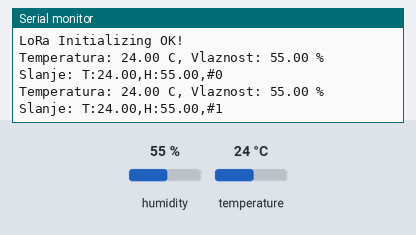
A sketch run on a simulated ESP32. Parts: the last lines printed to the serial monitor. The test bench sets the inputs (shaded band); at power-on: humidity 55 %, temperature 24 °C. No radio packets arrive unless stated.

Above: at 10.8 s.
10.9 s: humidity set to 22 %
At 20.7 s:
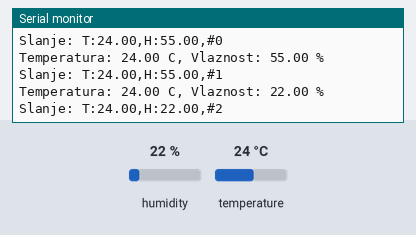
20.9 s: temperature set to 12 °C
At 30.7 s:
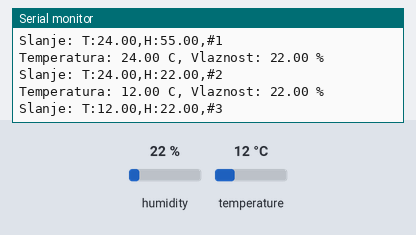
30.9 s: humidity set to 40 %
At 41.5 s:
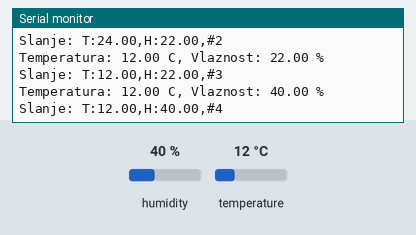
Timing chart, 0 to 43.0 s (numbered marks = the images above; inputs shaded):
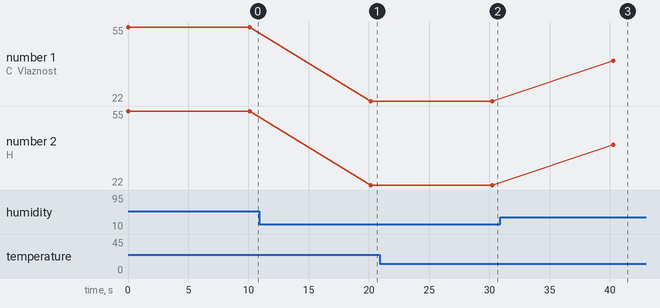

Measured:
- after the input at 10.9 s, the serial monitor: prints a new line after 9.3 s (image 1)
- after the input at 20.9 s, the serial monitor: prints a new line after 9.3 s (image 2)
- after the input at 30.9 s, the serial monitor: prints a new line after 9.4 s (image 3)
- plotted number 1: 55 → 22 after the input at 10.9 s, 22 → 40 after the input at 30.9 s
- plotted number 2: 55 → 22 after the input at 10.9 s, 22 → 40 after the input at 30.9 s

The sketch:

senderesp32.ino
```cpp
#include <SPI.h>
#include <LoRa.h>
#include <DHT.h>

// LoRa pins
#define ss 5
#define rst 14
#define dio0 2

// DHT22 pins
#define DHTPIN 4
#define DHTTYPE DHT22

DHT dht(DHTPIN, DHTTYPE);

int counter = 0;

void setup() {
  Serial.begin(115200);
  while (!Serial);
  Serial.println("LoRa Sender + DHT22");

  dht.begin();

  LoRa.setPins(ss, rst, dio0);

  while (!LoRa.begin(868E6)) {
    Serial.println(".");
    delay(500);
  }

  LoRa.setSyncWord(0xF3);
  Serial.println("LoRa Initializing OK!");
}

void loop() {
  float temp = dht.readTemperature();
  float hum = dht.readHumidity();


  if (isnan(temp) || isnan(hum)) {
    Serial.println("Greska pri citanju DHT22 senzora!");
    delay(2000);
    return;
  }

  Serial.print("Temperatura: ");
  Serial.print(temp);
  Serial.print(" C, Vlaznost: ");
  Serial.print(hum);
  Serial.println(" %");


  String poruka = "T:" + String(temp, 2) + ",H:" + String(hum, 2) + ",#" + String(counter);

  Serial.print("Slanje: ");
  Serial.println(poruka);

  LoRa.beginPacket();
  LoRa.print(poruka);
  LoRa.endPacket();

  counter++;
  delay(10000);
}
```
